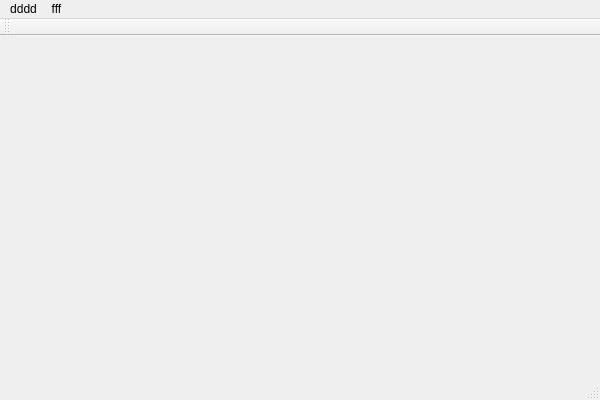
<?xml version="1.0" encoding="UTF-8"?>
<ui version="4.0">
 <class>AChainUpdateClass</class>
 <widget class="QMainWindow" name="AChainUpdateClass">
  <property name="geometry">
   <rect>
    <x>0</x>
    <y>0</y>
    <width>600</width>
    <height>400</height>
   </rect>
  </property>
  <property name="windowTitle">
   <string>AChainUpdate</string>
  </property>
  <widget class="QWidget" name="centralWidget"/>
  <widget class="QMenuBar" name="menuBar">
   <property name="geometry">
    <rect>
     <x>0</x>
     <y>0</y>
     <width>600</width>
     <height>30</height>
    </rect>
   </property>
   <widget class="QMenu" name="menuDddd">
    <property name="title">
     <string>dddd</string>
    </property>
   </widget>
   <widget class="QMenu" name="menuFff">
    <property name="title">
     <string>fff</string>
    </property>
    <addaction name="updateAction"/>
   </widget>
   <addaction name="menuDddd"/>
   <addaction name="menuFff"/>
  </widget>
  <widget class="QToolBar" name="mainToolBar">
   <attribute name="toolBarArea">
    <enum>TopToolBarArea</enum>
   </attribute>
   <attribute name="toolBarBreak">
    <bool>false</bool>
   </attribute>
  </widget>
  <widget class="QStatusBar" name="statusBar"/>
  <action name="actionAsdf">
   <property name="text">
    <string>asdf </string>
   </property>
  </action>
  <action name="updateAction">
   <property name="text">
    <string>gelp</string>
   </property>
  </action>
 </widget>
 <layoutdefault spacing="6" margin="11"/>
 <resources>
  <include location="AChainUpdate.qrc"/>
 </resources>
 <connections/>
</ui>
